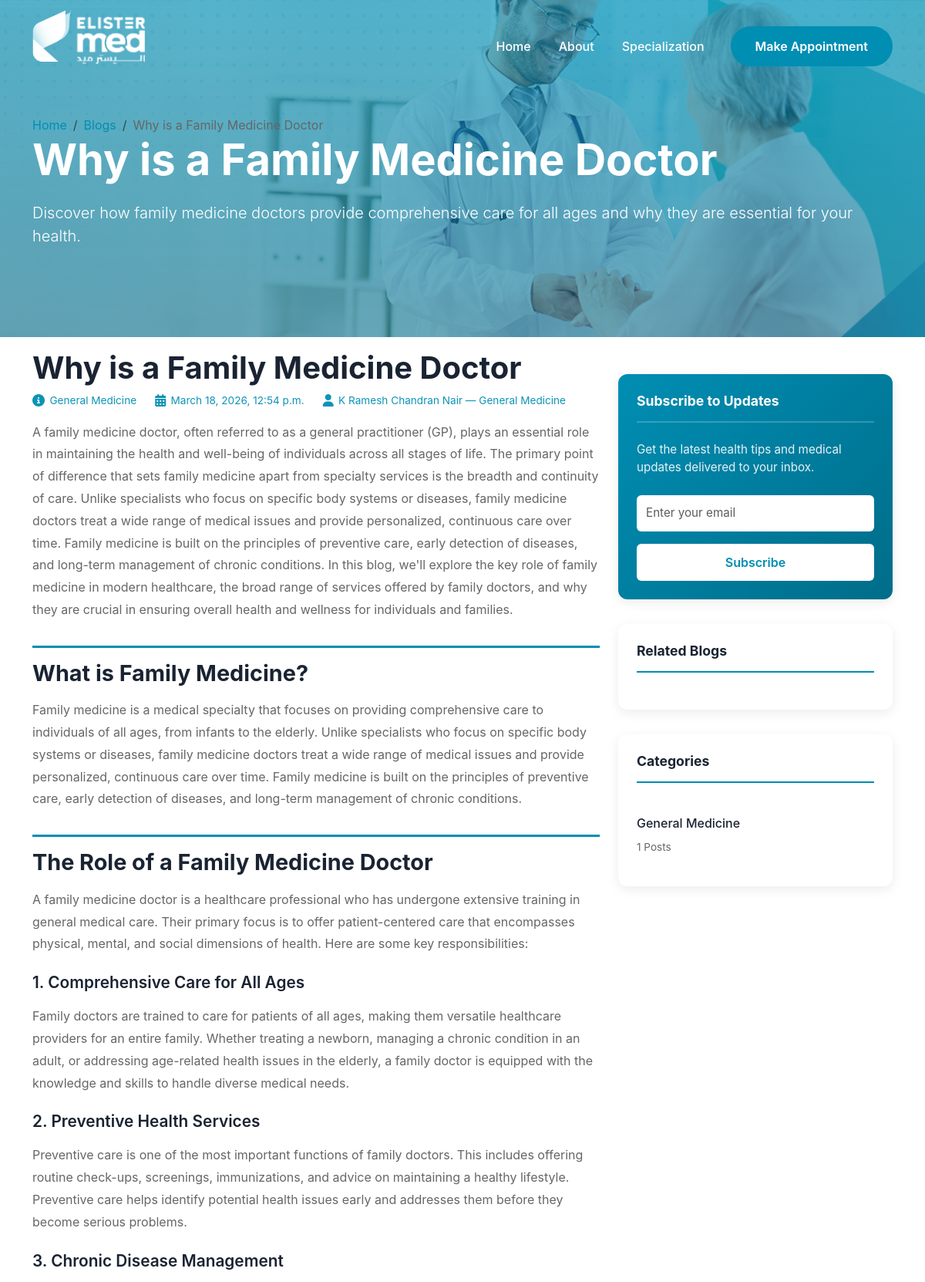
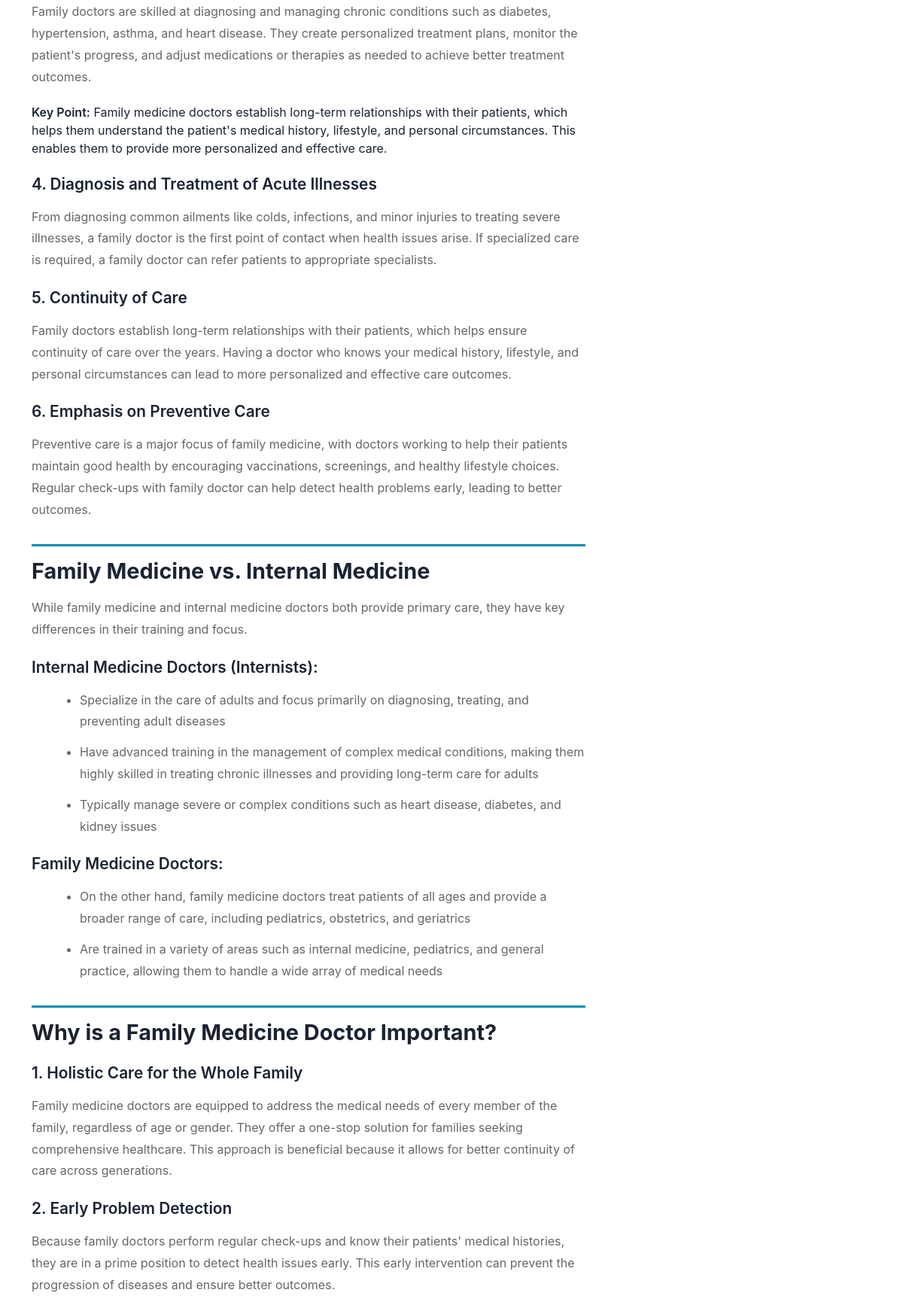
The app's page /blogs/why-is-a-family-medicine-doctor/ (upper part) with its own data (2 pictures, top to bottom).
### administrator/models.py (models this page shows, shortened)
class GlobalSettings(models.Model):
    site_logo = models.ImageField(
        upload_to='uploads/settings/',
        blank=True,
        null=True
    )
    favicon = models.ImageField(
        upload_to='uploads/settings/',
        blank=True,
        null=True
    )
    footer_logo = models.ImageField(
        upload_to='uploads/settings/',
        blank=True,
        null=True
    )
    address = models.TextField(blank=True)
    phone_primary = models.CharField(
        max_length=50,
        blank=True
    )
    phone_secondary = models.CharField(
        max_length=50,
        blank=True
    )
    email_primary = models.EmailField(blank=True)
    email_secondary = models.EmailField(blank=True)
    whatsapp_number = models.CharField(
        max_length=50,
        blank=True
    )
    whatsapp_message = models.CharField(
        max_length=255,
        blank=True
    )
    is_whatsapp_enabled = models.BooleanField(default=True)
    footer_description = models.TextField(blank=True)
    copyright_text = models.CharField(
        max_length=255,
        blank=True
    )
    created_at = models.DateTimeField(auto_now_add=True)
    updated_at = models.DateTimeField(auto_now=True)

class MenuItem(models.Model):
    menu = models.ForeignKey(
        MenuGroup,
        on_delete=models.CASCADE,
        related_name="items"
    )
    parent = models.ForeignKey(
        "self",
        on_delete=models.CASCADE,
        null=True,
        blank=True,
        related_name="children"
    )
    title = models.CharField(max_length=200)
    url = models.CharField(max_length=255)
    icon_class = models.CharField(max_length=100, blank=True)
    order = models.PositiveIntegerField(default=0)
    is_active = models.BooleanField(default=True)
    class Meta:
        ordering = ['order']

class SEOModel(models.Model):
    meta_title = models.CharField(max_length=255, blank=True)
    meta_description = models.TextField(blank=True)
    canonical_url = models.URLField(blank=True)
    primary_keywords = models.CharField(max_length=255, blank=True)
    secondary_keywords = models.CharField(max_length=255, blank=True)
    slug = models.SlugField(unique=True)
    og_title = models.CharField(max_length=255, blank=True)
    og_description = models.TextField(blank=True)
    og_image = models.ImageField(upload_to="seo/og/", blank=True, null=True)
    class Meta:
        abstract = True

class Content(SEOModel):
    content_type = models.CharField(
        max_length=50,
        choices=ContentType.choices,
        default=ContentType.BLOG
    )
    title = models.CharField(
        max_length=500
    )
    short_description = models.TextField(
        blank=True
    )
    featured_image = models.ImageField(
        upload_to='uploads/contents/featured/',
        blank=True,
        null=True
    )
    hero_banner = models.ImageField(upload_to='uploads/contents/', blank=True, null=True)
    content = RichTextUploadingField(
        blank=True
    )
    category = models.ForeignKey(
        "ContentCategory",
        on_delete=models.SET_NULL,
        null=True,
        related_name="contents"
    )
    tags = models.ManyToManyField(
        "Tag",
        blank=True,
        related_name="contents"
    )
    published_by = models.ForeignKey(
        "Doctor",
        on_delete=models.SET_NULL,
        null=True,
        blank=True,
        related_name="published_contents"
    )
    published_at = models.DateTimeField(
        blank=True,
        null=True
    )
    is_active = models.BooleanField(
        default=True
    )
    is_featured = models.BooleanField(
        default=False
    )
    created_at = models.DateTimeField(
        auto_now_add=True
    )
    updated_at = models.DateTimeField(
        auto_now=True
    )
    class Meta:
        ordering = ["-published_at"]

class ContentCategory(models.Model):
    name = models.CharField(max_length=150, unique=True)
    description = models.TextField(blank=True)
    is_active = models.BooleanField(default=True)
    created_at = models.DateTimeField(auto_now_add=True)
    def __str__(self):
        return self.name

class Doctor(SEOModel):
    user = models.OneToOneField(
        settings.AUTH_USER_MODEL,
        on_delete=models.CASCADE,
        related_name="doctor_profile"
    )
    branch = models.ForeignKey(
        Branch,
        on_delete=models.CASCADE,
        related_name="doctors"
    )
    specialization = models.ForeignKey(
        Specialization,
        on_delete=models.CASCADE,
        related_name="doctors"
    )
    hero_title=models.CharField(max_length=255, blank=True)
    hero_description=models.TextField(max_length=255, blank=True)
    doctor_hero_banner = models.ImageField(upload_to='uploads/doctors/', blank=True, null=True)
    doctor_hero_banner_alt = models.CharField(max_length=255, blank=True)
    designation = models.CharField(
        max_length=200,
        blank=True
    )
    years_of_experience = models.PositiveIntegerField(
        help_text="Years of experience"
    )
    profile_image = models.ImageField(
        upload_to="uploads/doctors/profile/",
        blank=True,
        null=True
    )
    profile_image_alt = models.CharField(max_length=255, blank=True)
    specialized_in = models.CharField(
        max_length=255,
        blank=True,
        help_text="Example: Heart Surgery, Angioplasty"
    )
    languages = models.CharField(
        max_length=255,
        blank=True,
        help_text="Example: English, Hindi, Malayalam"
    )
    procedures = models.TextField(
        blank=True,
        help_text="Major procedures performed"
    )
    success_rate = models.TextField(
        blank=True,
        null=True,
    )
    patients_treated = models.TextField(
        blank=True,
        null=True,
        help_text="Total patients treated"
    )
    short_bio = models.TextField(
        blank=True
    )
    full_bio = RichTextUploadingField(
        blank=True
    )
    is_active = models.BooleanField(
        default=True
    )
    is_deleted = models.BooleanField(
        default=False
    )
    created_at = models.DateTimeField(
        auto_now_add=True
    )
    updated_at = models.DateTimeField(
        auto_now=True
    )
    class Meta:
        ordering = ["user__first_name"]
    def __str__(self):
          return f"{self.user.get_full_name()} — {self.specialization.name}"

class Specialization(SEOModel):
    branch = models.ForeignKey(
        Branch,
        on_delete=models.CASCADE,
        related_name='specializations'
    )
    name = models.CharField(max_length=200)
    short_description = models.TextField(blank=True)
    icon = models.ImageField(upload_to='uploads/specializations/', blank=True, null=True)
    featured_image = models.ImageField(upload_to='uploads/specializations/', blank=True, null=True)
    featured_image_alt = models.CharField(max_length=255, blank=True)
    hero_title = models.CharField(max_length=255, blank=True)
    hero_description = models.TextField(blank=True)
    hero_banner = models.ImageField(upload_to='uploads/specializations/', blank=True, null=True)
    hero_banner_alt = models.CharField(max_length=255, blank=True)
    main_title = models.CharField(max_length=255, blank=True)
    main_image = models.ImageField(upload_to='uploads/specializations/', blank=True, null=True)
    main_image_alt = models.CharField(max_length=255, blank=True)
    main_description = RichTextUploadingField(blank=True)
    secondary_title = models.CharField(max_length=255, blank=True)
    secondary_image = models.ImageField(upload_to='uploads/specializations/', blank=True, null=True)
    secondary_image_alt = models.CharField(max_length=255, blank=True)
    long_description_primary = RichTextUploadingField(blank=True)
    long_description_secondary = RichTextUploadingField(blank=True)
    is_active = models.BooleanField(default=True)
    is_deleted = models.BooleanField(default=False)
    created_at = models.DateTimeField(auto_now_add=True)
    updated_at = models.DateTimeField(auto_now=True)
    class Meta:
        ordering = ['-created_at']
        verbose_name = "Specialization"
        verbose_name_plural = "Specializations"

### accounts/models.py (models this page shows, shortened)
class User(AbstractUser):
    phone_number = models.CharField(max_length=15, blank=True, null=True)
    is_admin = models.BooleanField(default=False)
    is_doctor = models.BooleanField(default=False)
    is_patient = models.BooleanField(default=True)

### userapp/views.py (the view)
# urls.py: path('blogs/<slug:slug>/',blog_detail, name='blog-detail'),
def blog_detail(request,slug):
    blog = get_object_or_404(
        Content,
        slug=slug,
        content_type='blog',
        is_active=True
    )
    categories = (
        Content.objects.filter(
            content_type='blog',
            is_active=True
        )
        .values('category__id', 'category__name')
        .annotate(total=Count('id'))
        .order_by('-total')
    )
    related_blogs = Content.objects.filter(
        content_type='blog',
        is_active=True,
        category=blog.category
    ).exclude(id=blog.id)
    if blog.tags.exists():
        related_blogs = related_blogs.filter(
            tags__in=blog.tags.all()
        ).distinct()
    related_blogs = related_blogs.order_by('-published_at')[:3]
    breadcrumbs = [
    {
        "name": "Blogs",
        "url": reverse("userapp:blog_list")
    },
    {
        "name": blog.title,
        "url": ""
    }
]
    return render(
        request,
        "blog/detail.html",
        {"blog": blog,
        "related_blogs": related_blogs,
         "categories": categories,
         "breadcrumbs": breadcrumbs
        }
    )

### userapp/templates/blog/detail.html (shortened to what this page needs)
{% extends "shared/base.html" %} {% load static %}  {% block content %}
    <section class="about-hero"
     {% if blog.hero_banner %}
        style="background-image: linear-gradient(rgba(0, 143, 179, 0.644), rgba(0, 108, 138, 0.578)),url('{{ blog.hero_banner.url}}'); background-size: cover; background-position: center;"
    {% endif %}>
        <div class="container">
             <nav aria-label="breadcrumb">
                <ol class="breadcrumb breadcrumb-custom">
                    <li class="breadcrumb-item"> <a href="{% url 'userapp:home' %}">Home</a></li>
                      {% for item in breadcrumbs %}
                          {% if not forloop.last %}
                             <li class="breadcrumb-item">
                                 <a href="{{ item.url }}">{{ item.name }}</a>
                              </li>
                         {% else %}
                             <li class="breadcrumb-item active" aria-current="page">
                                {{ item.name }}
                            </li>
                         {% endif %}
                     {% endfor %}
                </ol>
            </nav>
            <h1>{{blog.title}}</h1>
            <p class="lead">{{blog.short_description}}</p>
        </div>
    </section>
<section class="blog-content-section">
  <div class="container">
    <div class="row">
      <div class="col-lg-8">
        <article class="blog-main">
          <div class="blog-hero-content">
            <h1>
             {{ blog.title }}
            </h1>
            <div class="blog-meta">
              <div class="blog-meta-item">
                <i class="fas fa-info-circle"></i>
                <span>{{ blog.category }}</span>
              </div>
              <div class="blog-meta-item">
                <i class="fas fa-calendar-alt"></i>
                <span>{{ blog.published_at }} </span>
              </div>
              <div class="blog-meta-item">
                <i class="fas fa-user"></i>
                <span>{{ blog.published_by }}</span>
              </div>
            </div>
          </div>
          <div class="blog-post">
              {{ blog.content|safe }}
          </div>
        </article>
      </div>
      <div class="col-lg-4">
        <div class="blog-sidebar">
          <div class="sidebar-widget newsletter-widget">
            <h5>Subscribe to Updates</h5>
            <p>
              Get the latest health tips and medical updates delivered to your
              inbox.
            </p>
            <input
              type="email"
              placeholder="Enter your email"
              class="form-control"
            />
            <button class="btn btn-primary w-100">Subscribe</button>
          </div>
          <div class="sidebar-widget">
            <h5>Related Blogs</h5>
          </div>
          <div class="sidebar-widget">
            <h5>Categories</h5>
             {% for cat in categories %}
             <div class="related-post">
                <a href="#">
               {{ cat.category__name }}
             </a>
               <div class="related-post-meta">
            {{ cat.total }} Posts
        </div>
    </div>
    {% endfor %}
          </div>
        </div>
      </div>
    </div>
  </div>
</section>
{% endblock %}

### userapp/templates/shared/navbar.html (shortened to what this page needs)
{% load static %}
<nav class="navbar navbar-expand-lg fixed-top">
    <div class="container">
        <a class="navbar-brand" href="#">
             {% if global_settings.site_logo %}
                    <img src="{{ global_settings.site_logo.url }}"
                         alt="Elister Med Logo"
                         class="mb-4"
                         style="height:70px;">
                      {% endif %}
        </a>
        <div class="collapse navbar-collapse" id="navbarNav">
            <ul class="navbar-nav ms-auto align-items-center">
                    {% if main_menu %}
                     {% for item in main_menu.items.all %}
                      {% if item.is_active and not item.parent %}
                        <li class="nav-item">
                           <a href="{{ item.url }}" class="nav-link">
                              {{ item.title }}
                         </a>
                      </li>
                        {% endif %}
                     {% endfor %}
                    {% endif %}
                <li class="nav-item ms-lg-3 mt-2 mt-lg-0">
                    <a class="btn btn-custom" href="{% url 'booking:book_appointment'%}">Make Appointment</a>
                </li>
            </ul>
        </div>
    </div>
</nav>

### records on screen
GlobalSettings: site_logo (picture)
MenuItem: title "Home"
MenuItem: title "About"
MenuItem: title "Specialization"
Content: hero_banner (picture), name "Why is a Family Medicine Doctor", title "Why is a Family Medicine Doctor", short_description "Discover how family medicine doctors provide comprehensive care for all ages and why they are essential for your health.", category "General Medicine", published_at "March 18, 2026, 12:54 p.m.", published_by "K Ramesh Chandran Nair — General Medicine", content "A family medicine doctor, often referred to as a general practitioner (GP), plays an essential role in maintaining the health and well-being of individuals across all stages of life. The primary point of difference that sets family medicine apart from specialty services is the breadth and continuity of care. Unlike specialists who focus on specific body systems or diseases, family medicine doctors treat a wide range of medical issues and provide personalized, continuous care over time. Family medicine is built on the principles of preventive care, early detection of diseases, and long-term management of chronic conditions. In this blog, we'll explore the key role of family medicine in…"

### other values on screen
{{ item.name }} "Blogs"
{{ cat.category__name }} "General Medicine"
{{ cat.total }} "1"
